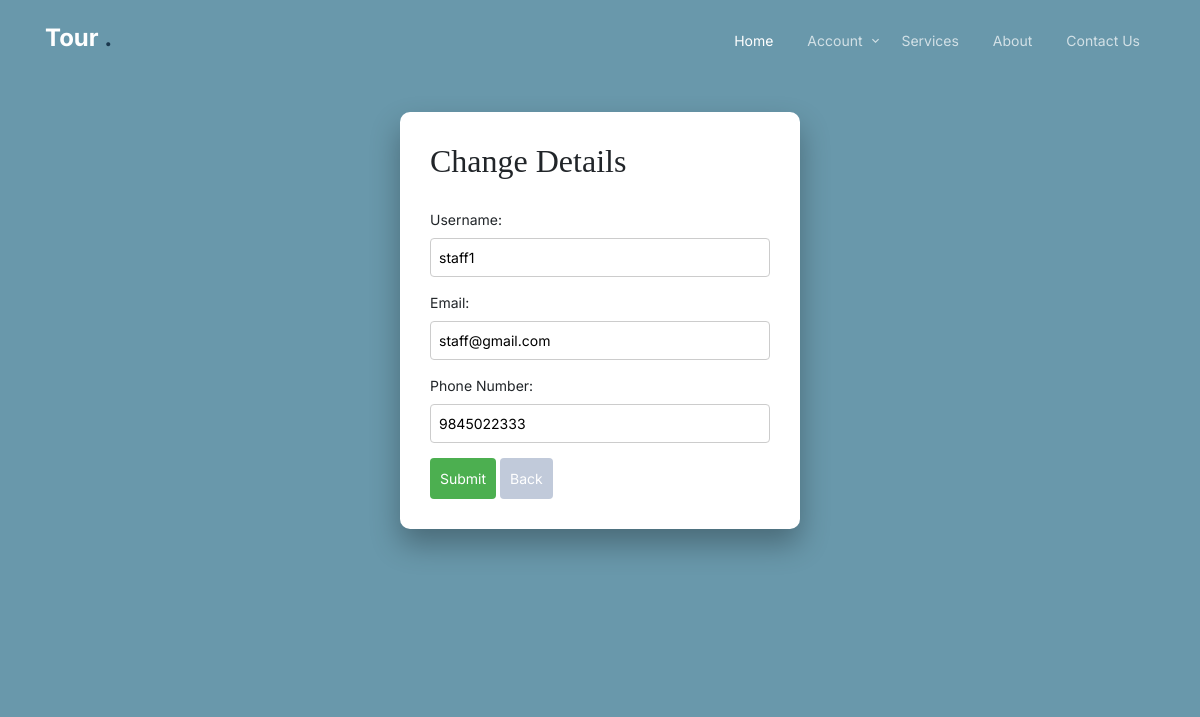
Screenshot of /user/edit_user/ (signed in) with the database file from the repository.
### account/models.py (models this page shows, shortened)
class User(AbstractBaseUser, PermissionsMixin):
    email = models.EmailField(
        verbose_name="Email",
        max_length=255,
        unique=True,
    )
    tc = models.IntegerField(default=0)
    ph = models.CharField(max_length=20)
    username = models.CharField(max_length=200)
    is_active = models.BooleanField(default=False)
    is_admin = models.BooleanField(default=False)
    is_customer_user = models.BooleanField(default=False)
    is_merchant = models.BooleanField(default=False)
    is_staff_member = models.BooleanField(default=False)
    created_at = models.DateTimeField(auto_now_add=True)
    updated_at = models.DateTimeField(auto_now=True)
    objects = UserManager()
    USERNAME_FIELD = "email"
    REQUIRED_FIELDS = ['username', 'ph']
    '''def has_perm(self, perm, obj=None):
        "Does the user have a specific permission?"
        # Simplest possible answer: Yes, always
        return True'''
    '''def has_module_perms(self, app_label):
        "Does the user have permissions to view the app `app_label`?"
        # Simplest possible answer: Yes, always
        return True'''

### account/views.py (the view, shortened to what this page needs)
# urls.py: path('edit_user/',Edit_user.as_view(),name='edit_user'),
@method_decorator(login_required(login_url='Login'), name='dispatch')
class Edit_user(View):
    def get(self, request, *args, **kwargs):
        return render(request,'account/edit_user.html')

### templates/account/edit_user.html (shortened to what this page needs)
{% extends 'setup/base.html' %}
{% load static %}
{%block header %}
{% include "setup/nav.html" %}
{% endblock %}
{% block content %}
<div class="hero">
    <div class="container">
    <form id="signupForm" class="form" method="post">
        <h2>Change Details</h2>
        <br>
        <div class="input-group">
            <label for="email">Username:</label>
            <input type="text" id="email" type="Password" name="username" value="{{request.user.username}}" required>
        </div>
        <div class="input-group">
            <label for="email">Email:</label>
            <input type="email" id="email" type="Password" name="email" value="{{request.user.email}}" required>
        </div>
        <div class="input-group">
            <label for="email">Phone Number:</label>
            <input type="number" id="email" type="Password" name="ph" value="{{request.user.ph}}" required>
        </div>
        <button type="submit">Submit</button>
        <a href='{% url "user_details" %}'><button type="button">Back</button></a>
    </form>
  </div>
</div>
{% endblock %}

### static/css/style.css (style rules this page uses)
body { font-family: "Inter", sans-serif; line-height: 1.5; background: #ffffff; overflow-x: hidden; font-size: 14px; }
body:before { content: ""; position: fixed; top: 0; left: 0; z-index: 99; right: 0; bottom: 0; background: rgba(0, 0, 0, 0.2); opacity: 0; visibility: hidden; -webkit-transition: .3s all ease; -o-transition: .3s all ease; transition: .3s all ease; }
a { color: #1A374D; -webkit-transition: .3s all ease; -o-transition: .3s all ease; transition: .3s all ease; }
h1, .h1, h2, .h2, h3, .h3, h4, .h4 { font-family: "Source Serif Pro", serif; }
.hero { padding: 7rem 0 10rem 0; background: #6998AB; margin-bottom: 100px; }
.form { position: relative; -webkit-box-shadow: 0 15px 30px 0 rgba(0, 0, 0, 0.3); box-shadow: 0 15px 30px 0 rgba(0, 0, 0, 0.3); border-radius: 10px; z-index: 9; padding: 30px; background: #ffffff; }

### rows the page displays
User: username "staff1", email "staff@gmail.com", ph "9845022333"
